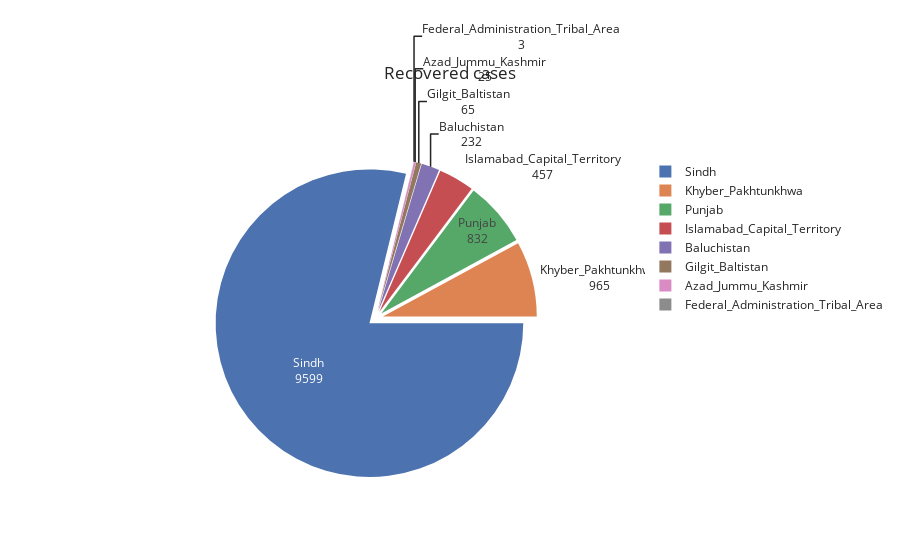

Write notebook code for a chart like this one.
### Markdown cell above
### Graphical visualization

### Code cell
fig = px.pie(CVD,
             values="Recovered_cases",
             names="Province",
             title="Recovered cases",
             template="seaborn")
fig.update_traces(rotation=90, pull=0.05, textinfo='value+label')
fig.show()

### Figure 1 — Plotly figure (JSON) as saved in the notebook; plotly's stock layout.template omitted (floating-point values rounded to 4 significant figures; data arrays with more than 128 entries replaced by an {"elided": "..."} marker saying what was removed)
{"data": [{"domain": {"x": [0, 1], "y": [0, 1]}, "hovertemplate": "Province=%{label}<br>Recovered_cases=%{value}<extra></extra>", "labels": {"elided": "2354 str values"}, "legendgroup": "", "name": "", "pull": 0.05, "rotation": 90, "showlegend": true, "textinfo": "value+label", "type": "pie", "values": {"elided": "2354 int values"}}], "layout": {"legend": {"tracegroupgap": 0}, "title": {"text": "Recovered cases"}}}
